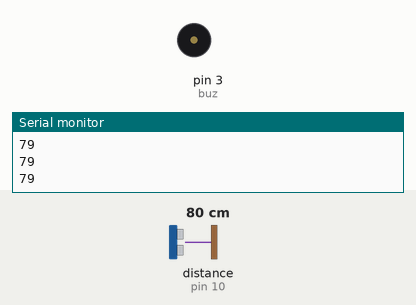
Recording of a sketch running on a simulated Arduino Uno, built with avr-gcc and run on an emulated ATmega328P. Shown: buzzer (waves = sounding, pin HIGH), the last lines printed to the serial monitor. Wiring (inferred from the names in the program): ultrasonic range finder: trigger pin 9; echo pin 10. The test bench sets the inputs (shaded band); at power-on: distance to the obstacle (sensor on pin 10) 80 cm. The echo pulse lasts 58.3 µs per cm; pins used as bus, display or sensor lines are not drawn.

Above: at 1.2 s.
1.3 s: distance to the obstacle (sensor on pin 10) set to 56 cm
2.8 s: distance to the obstacle (sensor on pin 10) set to 48 cm
At 3.1 s:
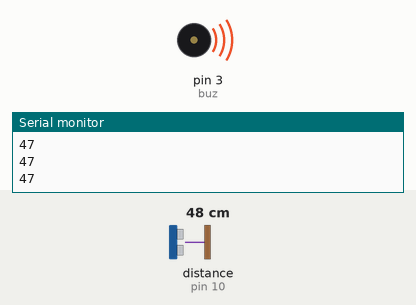
4.3 s: distance to the obstacle (sensor on pin 10) set to 60 cm
At 4.8 s:
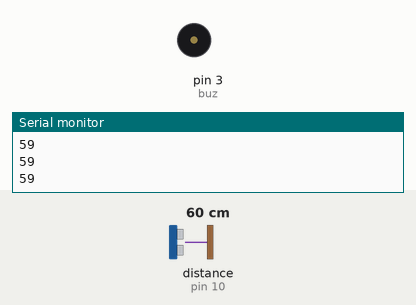
5.8 s: distance to the obstacle (sensor on pin 10) set to 2 cm
At 7.0 s:
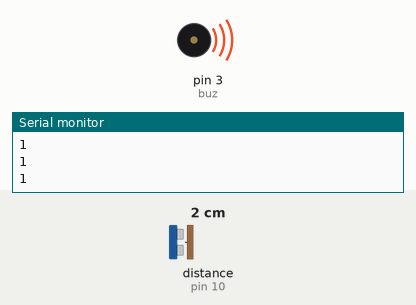
Timing chart, 0 to 8.3 s (numbered marks = the images above; inputs shaded):
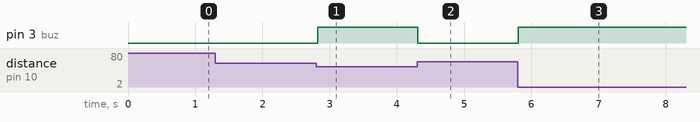

The sketch:

sketch_feb23a.ino
```cpp
const int trig = 9;
const int echo = 10;
const int buz = 3;
void setup() {
  // put your setup code here, to run once:
  pinMode(trig,OUTPUT);
  pinMode(echo,INPUT);
  pinMode(buz,OUTPUT);
  Serial.begin(9600);


}

void loop() {
  // put your main code here, to run repeatedly:
int dur,dist;

digitalWrite(trig,HIGH);
delay(1);
digitalWrite(trig,LOW);

dur = pulseIn(echo,HIGH);
dist = (dur/2)/29.1;

if(dist <= 50 && dist >=0){
  digitalWrite(buz,HIGH);
  }
else{
  digitalWrite(buz,LOW);
}
Serial.println(dist);
delay(60);
}
```

Measured:
- the behaviour switches between 52 and 51 cm on distance to the obstacle (sensor on pin 10) (found by bisection; images 0 and 1)
- after the input at 2.8 s, pin 3 (buz): LOW → HIGH at once
- after the input at 4.3 s, pin 3 (buz): HIGH → LOW at once
- after the input at 5.8 s, pin 3 (buz): LOW → HIGH at once
